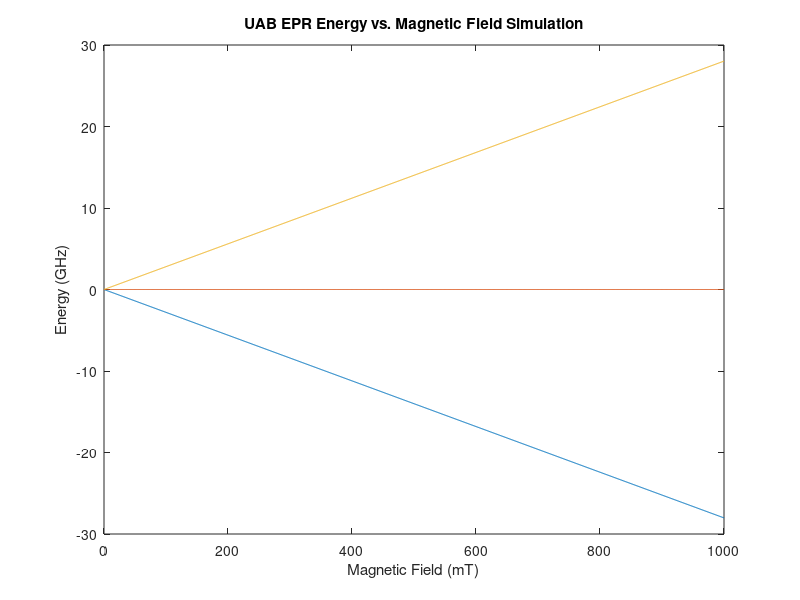

This figure's MATLAB source:

clear B_0;
clear g;
clear theta;
clear H;
clear eigenvals;
clear eigenvecs;

%%%%%%%%%%%% Diagonalization of Spin Hamiltonian %%%%%%%%%%%%

% Define spin operators

S_z = [1 0 0;...
       0 0 0;...
       0 0 -1];
       

S_x = [0 1/sqrt(2) 0;...
       1/sqrt(2) 0 1/sqrt(2);...
       0 1/sqrt(2) 0];

     
S_y = [0 i/sqrt(2) 0;...
       i/sqrt(2) 0 i/sqrt(2);...
       0 i/sqrt(2) 0];
 
% Spin operators squared
S_xx = S_x * S_x;
S_yy = S_y * S_y;
S_zz = S_z * S_z;

% Spin number
s = 1;

% Matrix of S^2 eigenvalue
S_sq = s*(s+1) * eye(2*s + 1);


B_0 = linspace(0,1000,1001); % static magnetic field in mT
u_0 = 13.996; % Bohr magneton-MHz/mT
g = 2.002319;

for i = 1:length(B_0)
    
    term1 = g*u_0*B_0(i)*S_z;
    
    H = term1;
    
    [V,E] = eig(H,'vector'); % V is matrix of eigenvectors, D is column of eigenvalues
    
    eigenvals(:,i) = E/1000; % each individual D is the ith column of eigenval
    eigenvecs(:,:,i) = V; % each individual V is the ith item in eigenvecs               
    % eigenvecs is not used, but nice to have for reference
    % basis is |s,m>
end

eigenvals_vs_BField_data = [transpose(B_0),transpose(eigenvals)];

plot(B_0,eigenvals_vs_BField_data(:,2),B_0,eigenvals_vs_BField_data(:,3),B_0,eigenvals_vs_BField_data(:,4))

title('UAB EPR Energy vs. Magnetic Field Simulation');
xlabel('Magnetic Field (mT)');
ylabel('Energy (GHz)');
    % plots each column of data separately
